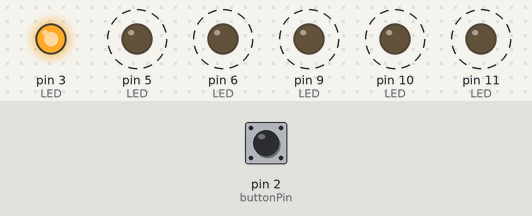
The sketch below on a simulated Arduino Uno, built with avr-gcc and run on an emulated ATmega328P. Parts: output pins drawn as LEDs (lit = HIGH). Dashed ring = blinking. The inputs (shaded band) are chosen by the test bench; at power-on: pin 2 (buttonPin) LOW.

Above: at 1.26 s.
1.3 s: pin 2 (buttonPin) pulled HIGH for 0.15 s
At 1.37 s:
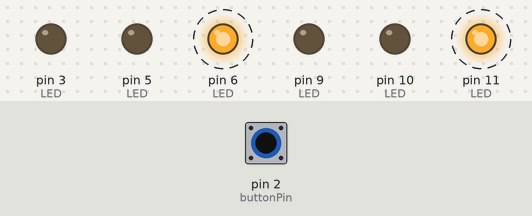
4.3 s: pin 2 (buttonPin) pulled HIGH for 1 s
At 4.45 s:
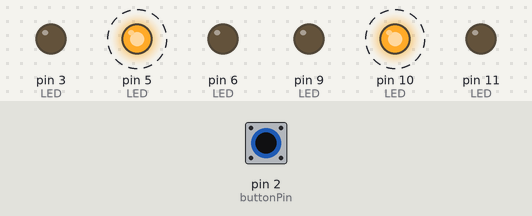
7.3 s: pin 2 (buttonPin) pulled HIGH for 0.15 s
At 7.42 s:
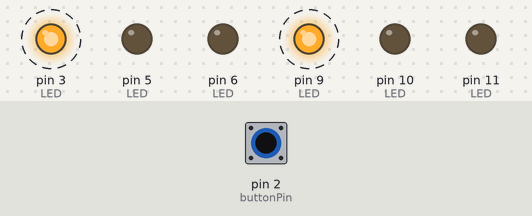
10.3 s: pin 2 (buttonPin) pulled HIGH for 3.2 s
At 10.39 s:
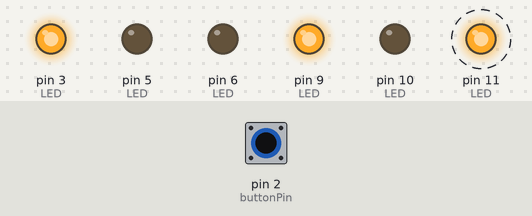
Timing chart, 0 to 16.0 s (numbered marks = the images above; inputs shaded):
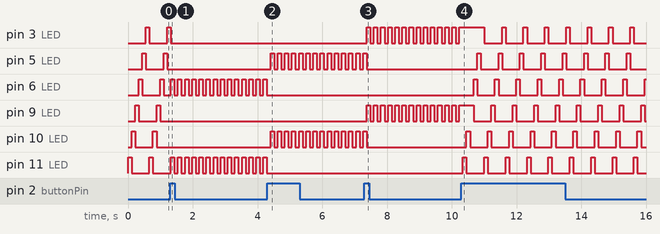

Measured:
- after the input at 1.3 s, pin 3 (LED): goes on until 1.3 s, then stays LOW; pin 5 (LED), pin 9 (LED), pin 10 (LED): stops changing and stays LOW; pin 6 (LED): alternates HIGH for 0.11 s and LOW for 0.11 s, starting at once; pin 11 (LED): alternates HIGH for 0.11 s and LOW for 0.11 s, starting after 0.24 s
- after the input at 4.3 s, pin 5 (LED), pin 10 (LED): alternates HIGH for 0.11 s and LOW for 0.11 s, starting after 0.10 s; pin 6 (LED), pin 11 (LED): stops changing and stays LOW
- after the input at 7.3 s, pin 3 (LED), pin 9 (LED): alternates HIGH for 0.11 s and LOW for 0.11 s, starting after 0.07 s; pin 5 (LED), pin 10 (LED): goes on until 7.4 s, then stays LOW
- after the input at 10.3 s, pin 3 (LED): alternates HIGH for 0.11 s and LOW for 0.55 s, starting after 0.71 s; pin 5 (LED): alternates HIGH for 0.11 s and LOW for 0.55 s, starting after 0.48 s
- by itself, pin 5 (LED), pin 6 (LED), pin 9 (LED), pin 10 (LED), pin 11 (LED): alternates HIGH for 0.11 s and LOW for 0.55 s

The sketch:

SS7_RGBLoop.ino
```cpp
int LED = 11;
int LEDState = 0;
int buttonPin = 2;
int buttonState = 0;
int lastButtonState = LOW;

void setup () {
  pinMode(LED, OUTPUT);
  pinMode(buttonPin, INPUT);

}

void loop () {

  if (LEDState == 0) {

    LED = 11;
    analogWrite(LED, 255);
    delay(100);
    if (button()) {
      return;
    }
    analogWrite(LED, 0);
    LED = 10;
    analogWrite(LED, 255);
    delay(100);
    if (button()) {
      return;
    }
    analogWrite(LED, 0);
    LED = 9;
    analogWrite(LED, 255);
    delay(100);
    if (button()) {
      return;
    }
    analogWrite(LED, 0);
    LED = 6;
    analogWrite(LED, 255);
    delay(100);
    if (button()) {
      return;
    }
    analogWrite(LED, 0);
    LED = 5;
    analogWrite(LED, 255);
    delay(100);
    if (button()) {
      return;
    }
    analogWrite(LED, 0);
    LED = 3;
    analogWrite(LED, 255);
    delay(100);
    if (button()) {
      return;
    }
    analogWrite(LED, 0);


  }

  else if (LEDState == 1) {
    analogWrite(10, 0);
    analogWrite(9, 0);
    analogWrite(5, 0);
    analogWrite(3, 0);
    //red
    LED = 11;
    analogWrite(LED, 255);
    LED = 6;  //red
    analogWrite(LED, 255);
    delay(100);
    if (button()) {
      return;
    }
    LED = 11;
    analogWrite(LED, 0);
    LED = 6;
    analogWrite(LED, 0);
    delay(100);
    if (button()) {
      return;
    }
  }

  else if (LEDState == 2) { //green
    analogWrite(11, 0);
    analogWrite(9, 0);
    analogWrite(6, 0);
    analogWrite(3, 0);
    //red
    LED = 10;
    analogWrite(LED, 255);
    LED = 5;  //red
    analogWrite(LED, 255);
    delay(100);
    if (button()) {
      return;
    }
    LED = 10;
    analogWrite(LED, 0);
    LED = 5;
    analogWrite(LED, 0);
    delay(100);
    if (button()) {
      return;
    }
  }

  else if (LEDState == 3) { //blue
    analogWrite(11, 0);
    analogWrite(10, 0);
    analogWrite(6, 0);
    analogWrite(5, 0);
    //red
    LED = 9;
    analogWrite(LED, 255);
    LED = 3;  //red
    analogWrite(LED, 255);
    delay(100);
    if (button()) {
      return;
    }
    LED = 9;
    analogWrite(LED, 0);
    LED = 3;
    analogWrite(LED, 0);
    delay(100);
    if (button()) {
      return;
    }
  }

}

bool button() {
  buttonState = digitalRead(buttonPin);
  delay(10);

  if (buttonState == HIGH && lastButtonState == LOW) {
    LEDState++;
    if (LEDState == 4) {
      LEDState = 0;
    }
    lastButtonState = buttonState;
    return true;
  }
  lastButtonState = buttonState;
  return false;
}
```
